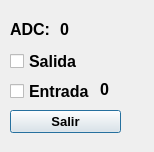
<?xml version="1.0" encoding="UTF-8"?>
<ui version="4.0">
 <class>Dialog</class>
 <widget class="QDialog" name="Dialog">
  <property name="geometry">
   <rect>
    <x>0</x>
    <y>0</y>
    <width>154</width>
    <height>152</height>
   </rect>
  </property>
  <property name="windowTitle">
   <string>Dialog</string>
  </property>
  <widget class="QPushButton" name="cmdSalir">
   <property name="geometry">
    <rect>
     <x>10</x>
     <y>110</y>
     <width>111</width>
     <height>23</height>
    </rect>
   </property>
   <property name="font">
    <font>
     <pointsize>10</pointsize>
     <weight>75</weight>
     <bold>true</bold>
    </font>
   </property>
   <property name="text">
    <string>Salir</string>
   </property>
  </widget>
  <widget class="QCheckBox" name="chbEntrada">
   <property name="geometry">
    <rect>
     <x>10</x>
     <y>80</y>
     <width>87</width>
     <height>23</height>
    </rect>
   </property>
   <property name="font">
    <font>
     <pointsize>12</pointsize>
     <weight>75</weight>
     <bold>true</bold>
    </font>
   </property>
   <property name="text">
    <string>Entrada</string>
   </property>
  </widget>
  <widget class="QLabel" name="lblEntrada">
   <property name="geometry">
    <rect>
     <x>100</x>
     <y>80</y>
     <width>91</width>
     <height>19</height>
    </rect>
   </property>
   <property name="font">
    <font>
     <pointsize>12</pointsize>
     <weight>75</weight>
     <bold>true</bold>
    </font>
   </property>
   <property name="text">
    <string>0</string>
   </property>
  </widget>
  <widget class="QCheckBox" name="chbSalida">
   <property name="geometry">
    <rect>
     <x>10</x>
     <y>50</y>
     <width>73</width>
     <height>23</height>
    </rect>
   </property>
   <property name="font">
    <font>
     <pointsize>12</pointsize>
     <weight>75</weight>
     <bold>true</bold>
    </font>
   </property>
   <property name="text">
    <string>Salida</string>
   </property>
  </widget>
  <widget class="QLabel" name="label">
   <property name="geometry">
    <rect>
     <x>10</x>
     <y>20</y>
     <width>41</width>
     <height>19</height>
    </rect>
   </property>
   <property name="font">
    <font>
     <pointsize>12</pointsize>
     <weight>75</weight>
     <bold>true</bold>
    </font>
   </property>
   <property name="text">
    <string>ADC:</string>
   </property>
  </widget>
  <widget class="QLabel" name="lblAdc">
   <property name="geometry">
    <rect>
     <x>60</x>
     <y>20</y>
     <width>71</width>
     <height>19</height>
    </rect>
   </property>
   <property name="font">
    <font>
     <pointsize>12</pointsize>
     <weight>75</weight>
     <bold>true</bold>
    </font>
   </property>
   <property name="text">
    <string>0</string>
   </property>
  </widget>
 </widget>
 <resources/>
 <connections/>
</ui>
